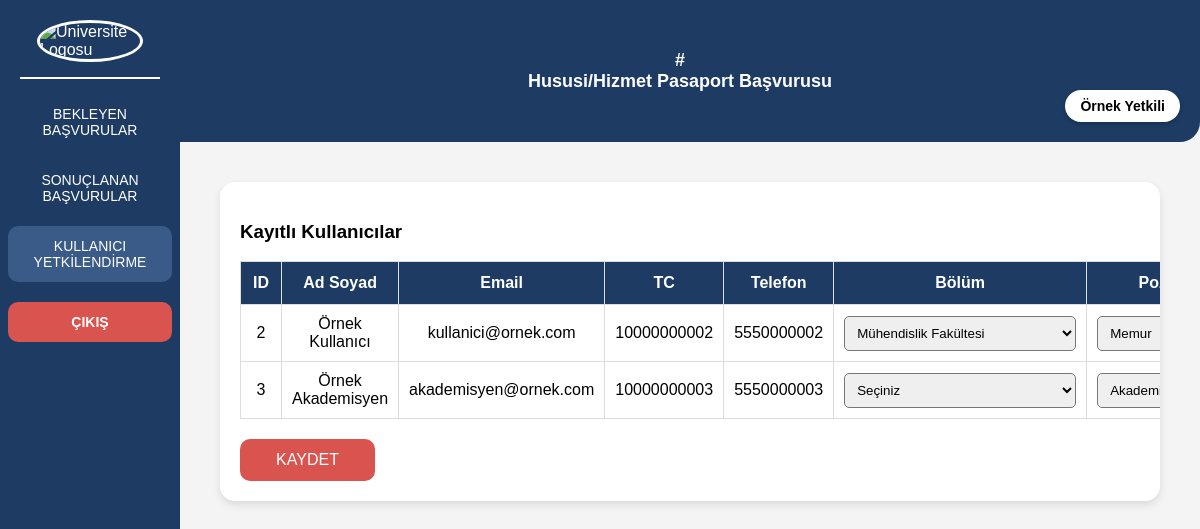
Screenshot of /yetkilendirme.php (signed in) with the database file from the repository.
### tables this page shows
CREATE TABLE `users` (
  `id` int(11) NOT NULL,
  `ad_soyad` varchar(100) NOT NULL,
  `email` varchar(100) NOT NULL,
  `sifre` varchar(255) NOT NULL,
  `tc` varchar(11) NOT NULL,
  `telefon` varchar(15) NOT NULL,
  `role` tinyint(1) NOT NULL DEFAULT 0,
  `created_at` timestamp NOT NULL DEFAULT current_timestamp(),
  `faculty` varchar(255) NOT NULL,
  `position` varchar(255) NOT NULL
);

### yetkilendirme.php (the view, shortened to what this page needs)
<?php
include 'db.php';
$yetkili_adi = $_SESSION['user_name'];
$query = "SELECT id, ad_soyad, email, tc, telefon, faculty, position FROM users WHERE role != 1";
$result = $conn->query($query);
$departments = [
    "Mühendislik Fakültesi", "İktisadi ve İdari Bilimler Fakültesi", "Fen Edebiyat Fakültesi",
    "Sağlık Bilimleri Fakültesi", "İlahiyat Fakültesi", "Ziraat Fakültesi",
    "Güzel Sanatlar Fakültesi", "Hukuk Fakültesi", "İletişim Fakültesi"
];
$positions = ["İşçi", "Memur", "Akademik Personel"];
?>
<!DOCTYPE html>
<html lang="tr">
<head>
</head>
<body>
<div class="sidebar">
        <img src="#" alt="Üniversite Logosu">
        <div class="divider"></div>
        <a href="yetkilisayfa.php">BEKLEYEN BAŞVURULAR</a>
        <a href="sonuclananbasvuru.php">SONUÇLANAN BAŞVURULAR</a>
        <a href="#" class="active">KULLANICI YETKİLENDİRME</a>
        <a href="index.php" class="logout-button">ÇIKIŞ</a>
    </div>
    <div class="header">
       # <br> Hususi/Hizmet Pasaport Başvurusu
        <div class="account-name"><?php echo htmlspecialchars($yetkili_adi); ?></div>
    </div>
    <div class="content">
        <div class="table-container">
            <h3>Kayıtlı Kullanıcılar</h3>
            <table>
                <tr>
                    <th>ID</th>
                    <th>Ad Soyad</th>
                    <th>Email</th>
                    <th>TC</th>
                    <th>Telefon</th>
                    <th>Bölüm</th>
                    <th>Pozisyon</th>
                </tr>
                <?php while ($row = $result->fetch_assoc()): ?>
                    <tr>
                        <td><?php echo htmlspecialchars($row['id']); ?></td>
                        <td><?php echo htmlspecialchars($row['ad_soyad']); ?></td>
                        <td><?php echo htmlspecialchars($row['email']); ?></td>
                        <td><?php echo htmlspecialchars($row['tc']); ?></td>
                        <td><?php echo htmlspecialchars($row['telefon']); ?></td>
                        <td>
                            <select onchange="saveChange(<?php echo $row['id']; ?>, 'faculty', this.value)">
                                <option value="">Seçiniz</option>
                                <?php foreach ($departments as $department): ?>
                                    <option value="<?php echo $department; ?>" <?php echo ($row['faculty'] == $department) ? 'selected' : ''; ?>><?php echo $department; ?></option>
                                <?php endforeach; ?>
                            </select>
                        </td>
                        <td>
                            <select onchange="saveChange(<?php echo $row['id']; ?>, 'position', this.value)">
                                <?php foreach ($positions as $position): ?>
                                    <option value="<?php echo $position; ?>" <?php echo ($row['position'] == $position) ? 'selected' : ''; ?>><?php echo $position; ?></option>
                                <?php endforeach; ?>
                            </select>
                        </td>
                    </tr>
                <?php endwhile; ?>
            </table>
            <button class="save-button" onclick="saveAll()">KAYDET</button>
        </div>
    </div>
</body>
</html>

### yetkilendirme.php (style rules this page uses)
body { margin: 0; font-family: 'Arial', sans-serif; background-color: #f4f4f4; }
.header { background-color: #1d3b63; color: white; padding: 50px; text-align: center; font-size: 18px; font-weight: bold; margin-left: 160px; border-radius: 0 0 20px 20px; }
.account-name { position: absolute; right: 20px; top: 90px; background-color: white; color: black; padding: 8px 15px; border-radius: 20px; font-weight: bold; font-size: 14px; box-shadow: 0 2px 4px rgba(0, 0, 0, 0.2); }
.sidebar { position: fixed; left: 0; top: 0; height: 100vh; width: 140px; background-color: #1d3b63; padding: 20px; color: white; display: flex; flex-direction: column; align-items: center; border-radius: 0 20px 20px 0; }
.sidebar img { width: 100px; height: auto; margin-bottom: 15px; border-radius: 50%; border: 3px solid white; }
.sidebar .divider { width: 100%; height: 2px; background-color: white; margin-bottom: 15px; }
.sidebar a { display: block; color: white; text-decoration: none; font-size: 14px; padding: 12px; width: 100%; text-align: center; border-radius: 10px; margin-bottom: 10px; transition: all 0.3s ease; }
.sidebar a.active, .sidebar a:hover { background-color: #3a5a88; }
.content { margin-left: 180px; padding: 40px; }
.table-container { background: white; padding: 20px; border-radius: 15px; box-shadow: 0 4px 8px rgba(0, 0, 0, 0.1); overflow-x: auto; }
table { width: 100%; border-collapse: collapse; margin-top: 10px; background: white; }
table, th, td { border: 1px solid #ddd; text-align: center; }
th { background-color: #1d3b63; color: white; padding: 12px; }
td { padding: 10px; }
select, .button { padding: 8px; border-radius: 5px; cursor: pointer; }
.save-button { display: block; width: 15%; padding: 12px; background-color: #d9534f; color: white; text-align: center; font-size: 16px; border: none; border-radius: 10px; cursor: pointer; margin-top: 20px; transition: all 0.3s ease; }
.logout-button { display: block; color: white; text-decoration: none; font-size: 14px; padding: 10px; width: 100%; text-align: center; border-radius: 10px; background-color: #d9534f; margin-top: 10px; font-weight: bold; transition: all 0.3s ease; }

### rows the page displays
users: id "2", ad_soyad "Örnek Kullanıcı", email "kullanici@ornek.com", tc "10000000002", telefon "5550000002", faculty+id "Mühendislik Fakültesi", position+id "Memur"
users: id "3", ad_soyad "Örnek Akademisyen", email "akademisyen@ornek.com", tc "10000000003", telefon "5550000003", position+id "Akademik Personel"

### other values shown
$yetkili_adi "Örnek Yetkili"
